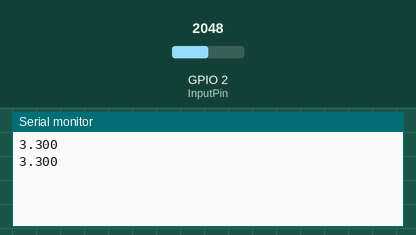
Recording of a program running on a simulated Seeed XIAO ESP32-C3. Parts: the last lines printed to the serial monitor. The test bench sets the inputs (shaded band); at power-on: GPIO 2 (InputPin) = 2048.

Above: at 1.2 s.
1.3 s: GPIO 2 (InputPin) set to 2866
At 2.4 s:
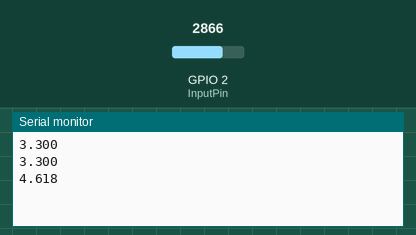
2.8 s: GPIO 2 (InputPin) set to 3603
At 3.8 s:
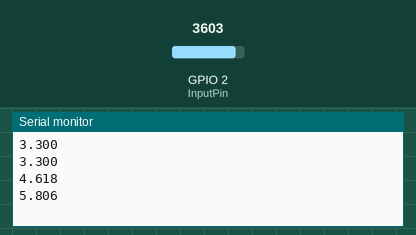
Timing chart, 0 to 5.8 s (numbered marks = the images above; inputs shaded):
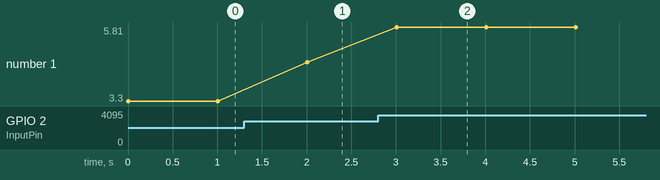

Measured:
- after the input at 1.3 s, the serial monitor: prints a new line after 0.71 s (image 1)
- after the input at 2.8 s, the serial monitor: prints a new line after 0.21 s (image 2)
- plotted number 1: 3.3 → 4.62 after the input at 1.3 s, 4.62 → 5.81 after the input at 2.8 s

The program:

main.cpp
```cpp
#include <Arduino.h>

// put function declarations here:
#define InputPin A0
// connect the vcc to the input pin with 2 220k resistor parallel
// link : https://forum.seeedstudio.com/t/battery-voltage-monitor-and-ad-conversion-for-xiao-esp32c/267535
void setup() {
  Serial.begin(115200);
  pinMode(InputPin, INPUT);         // ADC
}

void loop() {
  uint32_t Vbatt = 0;
  for(int i = 0; i < 16; i++) {
    Vbatt = Vbatt + analogReadMilliVolts(InputPin); // ADC with correction
  }
  float Vbattf = 2 * Vbatt / 16 / 1000.0;     // attenuation ratio 1/2, mV --> V
  Serial.println(Vbattf, 3);
  delay(1000);
}
```
